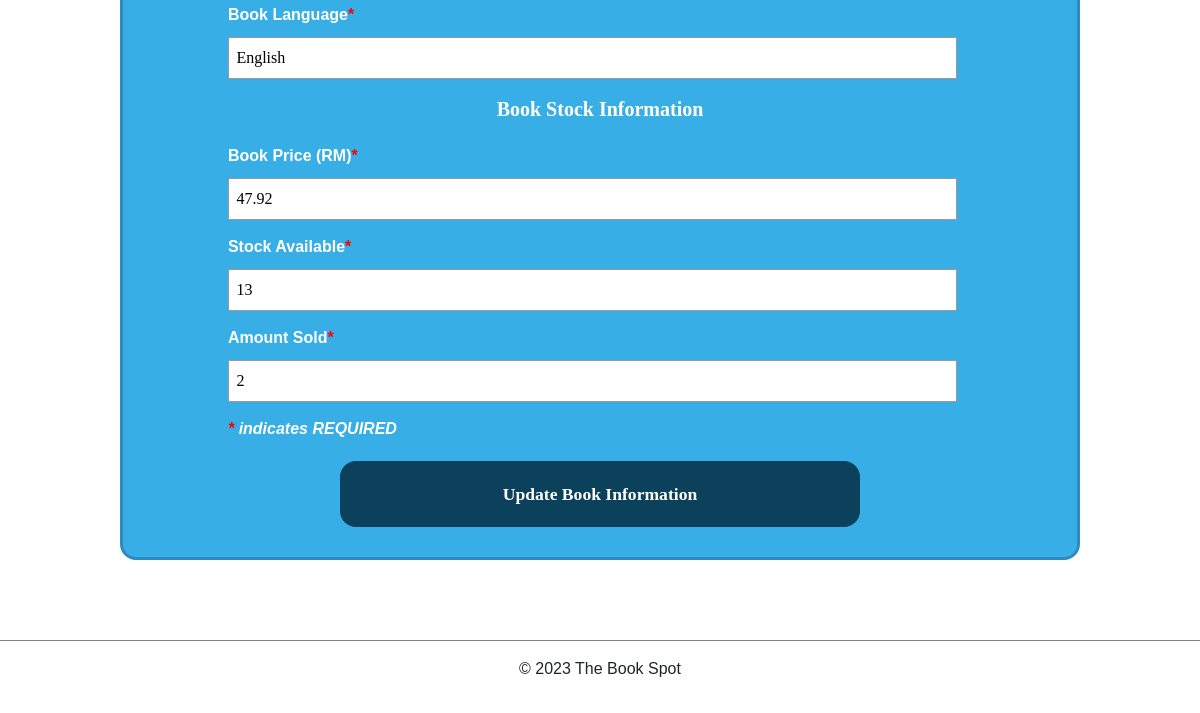
The page /editBook.php?book_id=2 (signed in, lower part) on the database as committed earlier.
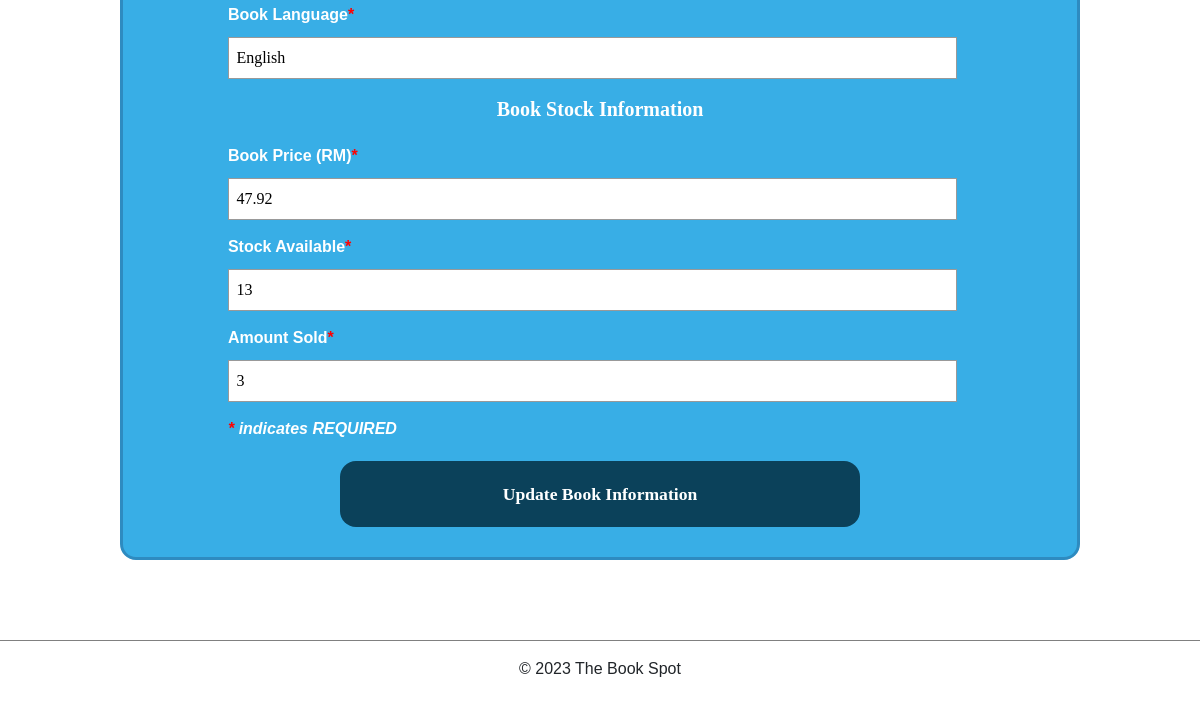
The same page on the database as committed later.
### tables this page shows
CREATE TABLE `books` (
  `book_id` int(11) NOT NULL,
  `image` varchar(255) DEFAULT NULL,
  `title` varchar(255) DEFAULT NULL,
  `author` varchar(255) DEFAULT NULL,
  `genre` varchar(255) DEFAULT NULL,
  `format` varchar(255) DEFAULT NULL,
  `publisher` varchar(255) DEFAULT NULL,
  `publication_date` date DEFAULT NULL,
  `description` text DEFAULT NULL,
  `book_ISBN` varchar(13) DEFAULT NULL,
  `language` varchar(255) DEFAULT NULL,
  `price` decimal(10,2) DEFAULT NULL,
  `stock` int(11) DEFAULT NULL,
  `amt_sold` int(11) DEFAULT NULL,
  `create_at` datetime DEFAULT current_timestamp()
);

### editBook.php (the view, shortened to what this page needs)
<!DOCTYPE html>
<html lang="en">
<head>
    <link href = "styles/editBook.css" rel="stylesheet" />
    <link href = "styles/responsive.css" rel="stylesheet" media ="screen and (max-width:1024px)" />
    <link href="https://cdn.jsdelivr.net/npm/bootstrap@5.2.1/dist/css/bootstrap.min.css" rel="stylesheet" />
    <link rel="stylesheet" href="https://cdn.jsdelivr.net/npm/bootstrap-icons@1.9.1/font/bootstrap-icons.css" />
    <link rel="stylesheet" href="https://cdnjs.cloudflare.com/ajax/libs/font-awesome/5.15.4/css/all.min.css" />
</head>
<body>
    <?php
        $book_id = $_GET['book_id'];
        require_once('settings.php');
        $conn = @mysqli_connect($host, $user, $pwd, $sql_db);
        if (!$conn)
        {
            echo "<p class=\"wrong\">Database connection failure!</p>";
        }
        else
        {
            $sql_table="books";
            $query = "SELECT * FROM $sql_table WHERE book_id = '$book_id';";
            $result = mysqli_query($conn, $query);
            $book = mysqli_fetch_assoc($result);
        }
    ?>
    <div class="bg-text">
        <form name="bookInformation" method="post" action="editBook_posting.php" onsubmit="return infoValidation()">
            <br><br>
            <fieldset>
                <label for="image">Book Image</label><p class="required">*</p><br>
                <input type="text" name="image" id="image" value="<?php echo $book['image']; ?>" placeholder="Eg: https://......" class="fields"> <br>
                <label for="title">Book Title</label><p class="required">*</p><br>
                <input type="text" name="title" id="title" value="<?php echo $book['title']; ?>" placeholder="Eg: Peter and Jane" class="fields"><br>
                <label for="author">Book Author</label><p class="required">*</p><br>
                <input type="text" name="author" id="author" value="<?php echo $book['author']; ?>" placeholder="Eg: John Doe" class="fields"> <br>
                <label for="genre">Book Genre</label><p class="required">*</p><br>
                <label for="type">Book Type</label><p class="required">*</p><br>
                <label for="publisher">Book Publisher</label><p class="required">*</p><br>
                <input type="text" name="publisher" id="publisher" value="<?php echo $book['publisher']; ?>" placeholder="Eg:Scholastic" class="fields"> <br>
                <label for="pubDate">Publication Date</label><p class="required">*</p><br>
                <input type="date" name="pubDate" id="pubDate" value="<?php echo $book['publication_date']; ?>" class="fields"> <br>
                <label for="bookDesc">Book Description</label><p class="required">*</p><br>
                <label for="isbn">Book ISBN Number</label><p class="required">*</p><br>
                <input type="text" name="isbn" id="isbn" value="<?php echo $book['book_ISBN']; ?>" placeholder="ISBN Number without - (13 characters)" maxlength="13" class="fields"><br>
                <label for="bookLang">Book Language</label><p class="required">*</p><br>
                <input type="text" name="bookLang" id="bookLang" value="<?php echo $book['language']; ?>" placeholder="Eg: English" class="fields"> <br>
            </fieldset>
            <br>
            <fieldset>
                <legend class="formGroup">Book Stock Information</legend>
                <label for="price">Book Price (RM)</label><p class="required">*</p><br>
                <input type="text" name="price" id="price" value="<?php echo $book['price']; ?>" placeholder="Eg: 40.50" class="fields"> <br>
                <label for="stock">Stock Available</label><p class="required">*</p><br>
                <input type="text" name="stock" id="stock" value="<?php echo $book['stock']; ?>" placeholder="Enter whole number only" class="fields"><br>
                <label for="amount">Amount Sold</label><p class="required">*</p><br>
                <input type="text" name="amount" id="amount" value="<?php echo $book['amt_sold']; ?>" placeholder="Enter whole number only" class="fields"> <br>
            </fieldset>
            <i><p class="required" style = "margin-top: 10px;">*</p> indicates REQUIRED</i><br>
            <button type="submit" id="submitButton" class="submitButton">Update Book Information</button>
        </form>
    </div>
</body>
<?php
    include 'inc/footer.inc';
?>

Rows that differ between the two databases and show on the page:
changed books "English": amount "2" → "3"
